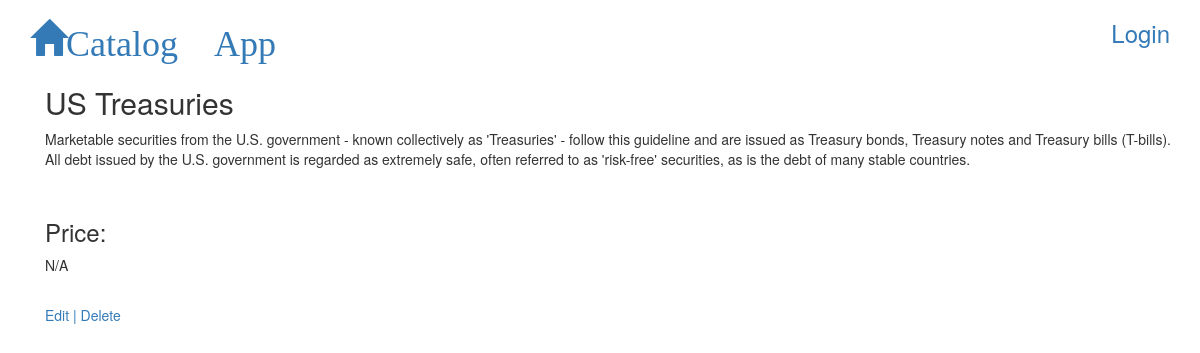
The page /catalog/2/4/ on the database its author committed.
### database_setup.py (models this page shows, shortened)
class Investment(Base):
  __tablename__ = 'investment'
  name =Column(String(80), nullable = False)
  id = Column(Integer, primary_key = True)
  description = Column(String(250))
  price = Column(String(8))
  catalog_id = Column(Integer,ForeignKey('catalog.id'))
  catalog = relationship(Catalog)
  user_id = Column(Integer,ForeignKey('user.id'))
  user = relationship(User)
  createDate = Column(DateTime, default=datetime.datetime.utcnow)

### project.py (the view)
@app.route('/catalog/<int:catalog_id>/<int:investment_id>/')
def showInvestmentDetails(catalog_id, investment_id):
	catalog = session.query(Catalog).filter_by(id=catalog_id).one()
	investment = session.query(Investment).filter_by(id=investment_id).one()
	return render_template('investmentDetails.html', investment=investment, catalog=catalog)

### templates/investmentDetails.html
{% extends "main.html" %}
{% block content %}
{% include "header.html" %}
<html>
	<body>
			<div class="container">
				<h2>{{investment.name}}</h2>
				<p>{{investment.description}}</p><br>
				<h3>Price:</h3>
				<p>{{investment.price}}</p><br>
				<a href = "{{url_for('editInvestment', catalog_id=catalog.id, investment_id=investment.id)}}">Edit</a>
				<a> | </a>
				<a href = "{{url_for('deleteInvestment', catalog_id=catalog.id, investment_id=investment.id)}}">Delete</a>
			</div>
	</body>
</html>
{% endblock %}

### rows shown on the page
Investment: name "US Treasuries", description "Marketable securities from the U.S. government - known collectively as 'Treasuries' - follow this guideline and are issued as Treasury bonds, Treasury notes and Treasury bills (T-bills). All debt issued by the U.S. government is regarded as extremely safe, often referred to as 'risk-free' securities, as is the debt of many stable countries.", price "N/A"
